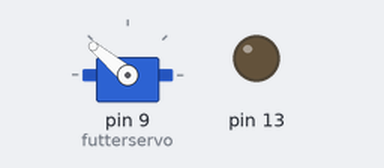
This sketch was run on a simulated Arduino Uno, built with avr-gcc and run on an emulated ATmega328P. On the bench: servo, output pins drawn as LEDs (lit = HIGH).

Above: at 0.1 s.
At 1.0 s:
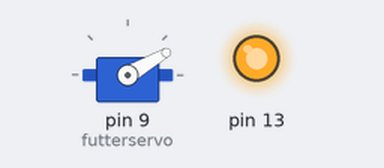
Timing chart, 0 to 2.5 s (numbered marks = the images above):
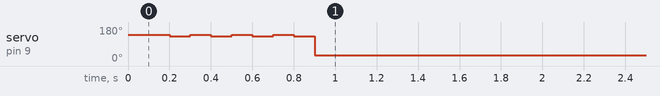

The sketch:

FishFeeder.ino
```cpp
/*
  Quick&Easy FishFeeder

  'EinmalFütterAutomat' mit einem Servo
  Servo an Pin 9
  Da der verwendete Servo etwas defekt ist wurde keine komplette 180° Drehung verwendet

  created 18. Jan 2014
  by Max Hentsch 'MaxTechTV'
  Version 0.1

*/

#include <Servo.h>

Servo futterservo;

void warteStunden(int i)
{
  for (int k=1;k<i;k++){
    delay(3600000);
  }
}

void shake(){
  futterservo.write(130);
  delay(100);
  futterservo.write(140);
  delay(100);
  futterservo.write(130);
  delay(100);
  futterservo.write(140);
  delay(100);
  futterservo.write(130);
  delay(100);
  futterservo.write(140);
  delay(100);
  futterservo.write(130);
  delay(100);
  futterservo.write(140);
}

void feed(){
  futterservo.write(140);
  delay(200);
  shake();
  futterservo.write(30);
}
void setup()
{
  futterservo.attach(9);
  futterservo.write(20);
  pinMode(13,OUTPUT);
  feed();
  digitalWrite(13,HIGH);
  delay(30);
}

void loop(){
  warteStunden(24);
  feed();
  digitalWrite(13,LOW);
  while(true);
}
```
